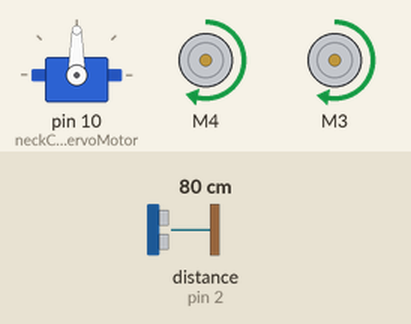
Recording of a sketch running on a simulated Arduino Uno, built with avr-gcc and run on an emulated ATmega328P. On the bench: servo, 2 × DC motor (green arrow = forward, orange = backward, longer = faster). Inputs (shaded band) come from the test bench; at power-on: distance to the obstacle (sensor on pin 2) 80 cm. The echo pulse lasts 58.3 µs per cm.

Above: at 3.7 s.
At 9.15 s:
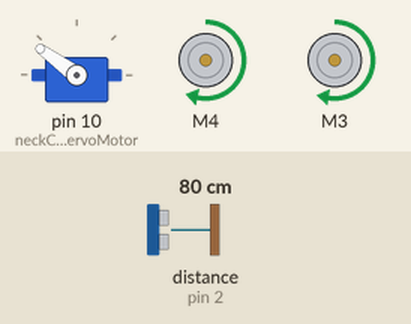
At 9.4 s:
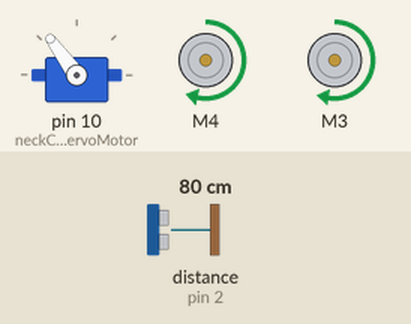
At 9.7 s:
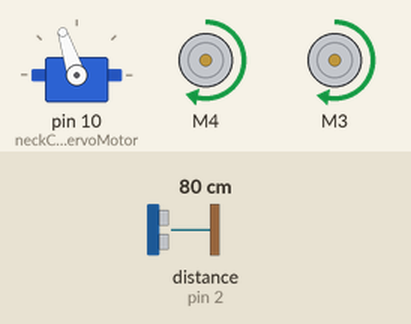
At 10.0 s:
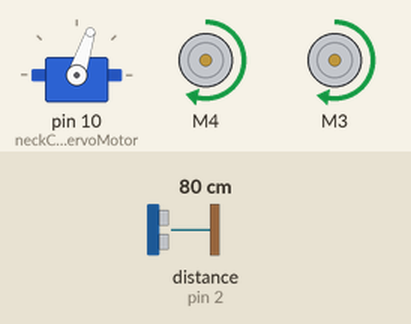
At 10.35 s:
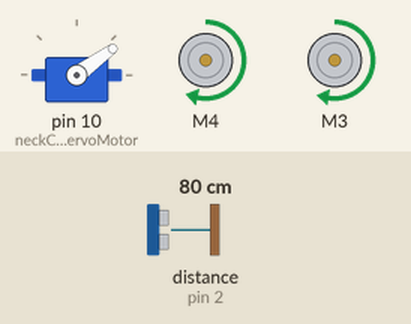
Timing chart, 0 to 11.4 s (numbered marks = the images above):
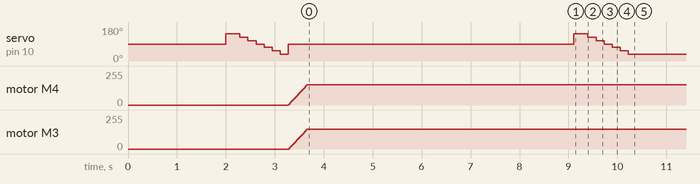

The sketch:

robotcar_2.ino
```cpp
#include <AFMotor.h>
#include <Servo.h>
#include <NewPing.h>

#define TRIG_PIN 3
#define ECHO_PIN 2
#define MAX_DISTANCE_POSSIBLE 1000
#define MAX_SPEED 150 //
#define MOTORS_CALIBRATION_OFFSET 3
#define COLL_DIST 20
#define TURN_DIST COLL_DIST+10
NewPing sonar(TRIG_PIN, ECHO_PIN, MAX_DISTANCE_POSSIBLE);

AF_DCMotor leftMotor(4, MOTOR12_8KHZ);
AF_DCMotor rightMotor(3, MOTOR12_8KHZ);
Servo neckControllerServoMotor;

Servo myservo;
int pos = 0;
int maxDist = 0;
int maxAngle = 0;
int maxRight = 0;
int maxLeft = 0;
int maxFront = 0;
int course = 0;
int curDist = 0;
String motorSet = "";
int speedSet = 0;


void setup() {
  neckControllerServoMotor.attach(10);
  neckControllerServoMotor.write(90);
  delay(2000);
  checkPath();
  motorSet = "FORWARD";
  neckControllerServoMotor.write(90);
  moveForward();
}


void loop() {
  for (pos = 0; pos <= 180; pos += 1) { // goes from 0 degrees to 180 degrees
    // in steps of 1 degree
    myservo.write(pos);              // tell servo to go to position in variable 'pos'
    delay(15);                       // waits 15ms for the servo to reach the position
  }
  for (pos = 180; pos >= 0; pos -= 1) { // goes from 180 degrees to 0 degrees
    myservo.write(pos);              // tell servo to go to position in variable 'pos'
    delay(15);                       // waits 15ms for the servo to reach the position
  }

  checkForward();
  checkPath();
}


void checkPath() {
  int curLeft = 0;
  int curFront = 0;
  int curRight = 0;
  int curDist = 0;
  neckControllerServoMotor.write(144);
  delay(120);
  for(pos = 144; pos >= 36; pos-=18)
  {
    neckControllerServoMotor.write(pos);
    delay(90);
    checkForward();
    curDist = readPing();
    if (curDist < COLL_DIST) {
      checkCourse();
      break;
    }
    if (curDist < TURN_DIST) {
      changePath();
    }
    if (curDist > curDist) {maxAngle = pos;}
    if (pos > 90 && curDist > curLeft) { curLeft = curDist;}
    if (pos == 90 && curDist > curFront) {curFront = curDist;}
    if (pos < 90 && curDist > curRight) {curRight = curDist;}
  }
  maxLeft = curLeft;
  maxRight = curRight;
  maxFront = curFront;
}

void setCourse() {
    if (maxAngle < 90) {turnRight();}
    if (maxAngle > 90) {turnLeft();}
    maxLeft = 0;
    maxRight = 0;
    maxFront = 0;
}

void checkCourse() {
  moveBackward();
  delay(500);
  moveStop();
  setCourse();
}

void changePath() {
  if (pos < 90) {lookLeft();}
  if (pos > 90) {lookRight();}
}


int readPing() {
  delay(70);
  unsigned int uS = sonar.ping();
  int cm = uS/US_ROUNDTRIP_CM;
  return cm;
}

void checkForward() { if (motorSet=="FORWARD") {leftMotor.run(FORWARD); rightMotor.run(FORWARD); } }

void checkBackward() { if (motorSet=="BACKWARD") {leftMotor.run(BACKWARD); rightMotor.run(BACKWARD); } }

void moveStop() {leftMotor.run(RELEASE); rightMotor.run(RELEASE);}

void moveForward() {
    motorSet = "FORWARD";
    leftMotor.run(FORWARD);
    rightMotor.run(FORWARD);
  for (speedSet = 0; speedSet < MAX_SPEED; speedSet +=2)
  {
    leftMotor.setSpeed(speedSet+MOTORS_CALIBRATION_OFFSET);
    rightMotor.setSpeed(speedSet);
    delay(5);
  }
}

void moveBackward() {
    motorSet = "BACKWARD";
    leftMotor.run(BACKWARD);
    rightMotor.run(BACKWARD);
  for (speedSet = 0; speedSet < MAX_SPEED; speedSet +=2)
  {
    leftMotor.setSpeed(speedSet+MOTORS_CALIBRATION_OFFSET);
    rightMotor.setSpeed(speedSet);
    delay(5);
  }
}

void turnRight() {
  motorSet = "RIGHT";
  leftMotor.run(FORWARD);
  rightMotor.run(BACKWARD);
  delay(400);
  motorSet = "FORWARD";
  leftMotor.run(FORWARD);
  rightMotor.run(FORWARD);
}

void turnLeft() {
  motorSet = "LEFT";
  leftMotor.run(BACKWARD);
  rightMotor.run(FORWARD);
  delay(400);
  motorSet = "FORWARD";
  leftMotor.run(FORWARD);
  rightMotor.run(FORWARD);
}

void lookRight() {rightMotor.run(BACKWARD); delay(400); rightMotor.run(FORWARD);}
void lookLeft() {leftMotor.run(BACKWARD); delay(400); leftMotor.run(FORWARD);}
```
